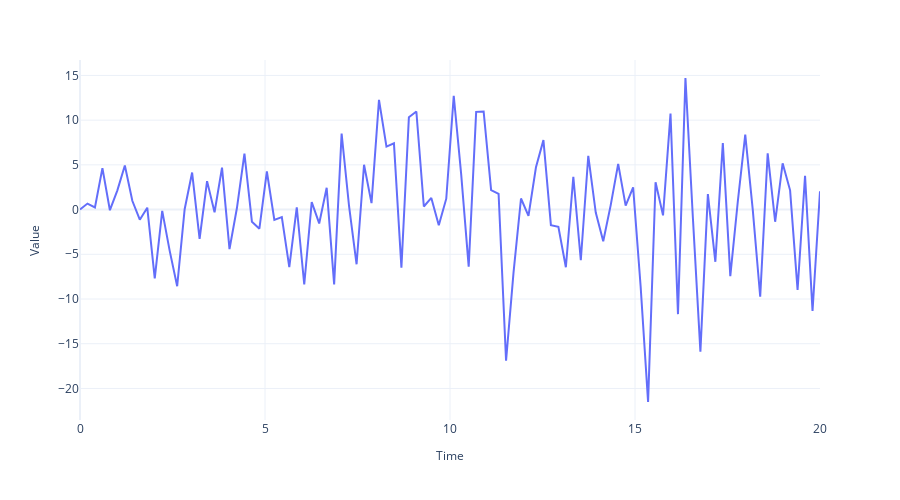

Notebook cell for this chart:
### Code cell
fig = plot_time_series(regular_time_samples, 
                 sinusoidal_samples+noise, 
                 "")
if SAVE_FIGURES:
    fig.write_image("imgs/chapter_1/non_stationary_sinusoidal.png")
fig.show()
